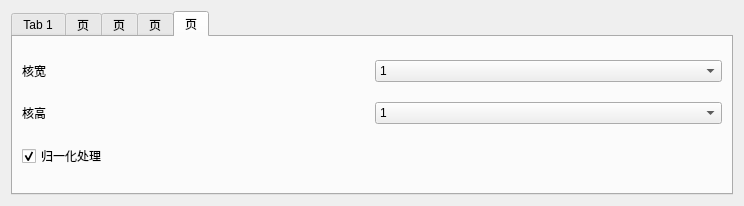
<?xml version="1.0" encoding="UTF-8"?>
<ui version="4.0">
 <class>FilterForm</class>
 <widget class="QWidget" name="FilterForm">
  <property name="geometry">
   <rect>
    <x>0</x>
    <y>0</y>
    <width>744</width>
    <height>206</height>
   </rect>
  </property>
  <property name="windowTitle">
   <string>Form</string>
  </property>
  <layout class="QGridLayout" name="gridLayout">
   <item row="0" column="0">
    <widget class="QTabWidget" name="tabWidget">
     <property name="toolTip">
      <string>&lt;html&gt;&lt;head/&gt;&lt;body&gt;&lt;p&gt;工具提示&lt;/p&gt;&lt;/body&gt;&lt;/html&gt;</string>
     </property>
     <property name="currentIndex">
      <number>4</number>
     </property>
     <widget class="QWidget" name="blur">
      <attribute name="title">
       <string>Tab 1</string>
      </attribute>
      <layout class="QGridLayout" name="gridLayout_2">
       <item row="0" column="2" colspan="2">
        <widget class="QComboBox" name="comboBox_weight">
         <item>
          <property name="text">
           <string>1</string>
          </property>
         </item>
         <item>
          <property name="text">
           <string>3</string>
          </property>
         </item>
         <item>
          <property name="text">
           <string>5</string>
          </property>
         </item>
         <item>
          <property name="text">
           <string>7</string>
          </property>
         </item>
         <item>
          <property name="text">
           <string>9</string>
          </property>
         </item>
         <item>
          <property name="text">
           <string>11</string>
          </property>
         </item>
         <item>
          <property name="text">
           <string>13</string>
          </property>
         </item>
         <item>
          <property name="text">
           <string>15</string>
          </property>
         </item>
        </widget>
       </item>
       <item row="1" column="0" colspan="2">
        <widget class="QLabel" name="label_2">
         <property name="text">
          <string>核高</string>
         </property>
        </widget>
       </item>
       <item row="0" column="0" colspan="2">
        <widget class="QLabel" name="label">
         <property name="text">
          <string>核宽</string>
         </property>
        </widget>
       </item>
       <item row="1" column="2" colspan="2">
        <widget class="QComboBox" name="comboBox_height">
         <item>
          <property name="text">
           <string>1</string>
          </property>
         </item>
         <item>
          <property name="text">
           <string>3</string>
          </property>
         </item>
         <item>
          <property name="text">
           <string>5</string>
          </property>
         </item>
         <item>
          <property name="text">
           <string>7</string>
          </property>
         </item>
         <item>
          <property name="text">
           <string>9</string>
          </property>
         </item>
         <item>
          <property name="text">
           <string>11</string>
          </property>
         </item>
         <item>
          <property name="text">
           <string>13</string>
          </property>
         </item>
         <item>
          <property name="text">
           <string>15</string>
          </property>
         </item>
        </widget>
       </item>
      </layout>
     </widget>
     <widget class="QWidget" name="GaussianBlur">
      <attribute name="title">
       <string>页</string>
      </attribute>
      <layout class="QGridLayout" name="gridLayout_3">
       <item row="0" column="1">
        <widget class="QComboBox" name="comboBox_weight_GaussianBlur">
         <item>
          <property name="text">
           <string>1</string>
          </property>
         </item>
         <item>
          <property name="text">
           <string>3</string>
          </property>
         </item>
         <item>
          <property name="text">
           <string>5</string>
          </property>
         </item>
         <item>
          <property name="text">
           <string>7</string>
          </property>
         </item>
         <item>
          <property name="text">
           <string>9</string>
          </property>
         </item>
         <item>
          <property name="text">
           <string>11</string>
          </property>
         </item>
         <item>
          <property name="text">
           <string>13</string>
          </property>
         </item>
         <item>
          <property name="text">
           <string>15</string>
          </property>
         </item>
        </widget>
       </item>
       <item row="2" column="0">
        <widget class="QLabel" name="label_9">
         <property name="text">
          <string>Sigma X</string>
         </property>
        </widget>
       </item>
       <item row="3" column="1">
        <widget class="QDoubleSpinBox" name="doubleSpinBox_2"/>
       </item>
       <item row="1" column="0">
        <widget class="QLabel" name="label_4">
         <property name="text">
          <string>核高</string>
         </property>
        </widget>
       </item>
       <item row="2" column="1">
        <widget class="QDoubleSpinBox" name="doubleSpinBox">
         <property name="value">
          <double>1.000000000000000</double>
         </property>
        </widget>
       </item>
       <item row="0" column="0">
        <widget class="QLabel" name="label_3">
         <property name="text">
          <string>核宽</string>
         </property>
        </widget>
       </item>
       <item row="1" column="1">
        <widget class="QComboBox" name="comboBox_height_GaussianBlur">
         <item>
          <property name="text">
           <string>1</string>
          </property>
         </item>
         <item>
          <property name="text">
           <string>3</string>
          </property>
         </item>
         <item>
          <property name="text">
           <string>5</string>
          </property>
         </item>
         <item>
          <property name="text">
           <string>7</string>
          </property>
         </item>
         <item>
          <property name="text">
           <string>9</string>
          </property>
         </item>
         <item>
          <property name="text">
           <string>11</string>
          </property>
         </item>
         <item>
          <property name="text">
           <string>13</string>
          </property>
         </item>
         <item>
          <property name="text">
           <string>15</string>
          </property>
         </item>
        </widget>
       </item>
       <item row="3" column="0">
        <widget class="QLabel" name="label_10">
         <property name="text">
          <string>Sigma Y</string>
         </property>
        </widget>
       </item>
       <item row="4" column="0">
        <widget class="QLabel" name="label_11">
         <property name="text">
          <string>Border Type</string>
         </property>
        </widget>
       </item>
       <item row="4" column="1">
        <widget class="QComboBox" name="comboBox">
         <item>
          <property name="text">
           <string>BORDER_REFLECT101</string>
          </property>
         </item>
         <item>
          <property name="text">
           <string>BORDER_ISOLATED</string>
          </property>
         </item>
         <item>
          <property name="text">
           <string>BORDER_CONSTANT</string>
          </property>
         </item>
         <item>
          <property name="text">
           <string>BORDER_REPLICATE</string>
          </property>
         </item>
         <item>
          <property name="text">
           <string>BORDER_REFLECT</string>
          </property>
         </item>
         <item>
          <property name="text">
           <string>BORDER_WRAP</string>
          </property>
         </item>
         <item>
          <property name="text">
           <string>BORDER_REFLECT_101</string>
          </property>
         </item>
         <item>
          <property name="text">
           <string>BORDER_TRANSPARENT</string>
          </property>
         </item>
        </widget>
       </item>
      </layout>
     </widget>
     <widget class="QWidget" name="medianBlur">
      <attribute name="title">
       <string>页</string>
      </attribute>
      <layout class="QGridLayout" name="gridLayout_4">
       <item row="0" column="0">
        <widget class="QLabel" name="label_5">
         <property name="text">
          <string>核: 宽x高</string>
         </property>
        </widget>
       </item>
       <item row="0" column="1">
        <widget class="QComboBox" name="comboBox_wh_medianBlur">
         <item>
          <property name="text">
           <string>1</string>
          </property>
         </item>
         <item>
          <property name="text">
           <string>3</string>
          </property>
         </item>
         <item>
          <property name="text">
           <string>5</string>
          </property>
         </item>
         <item>
          <property name="text">
           <string>7</string>
          </property>
         </item>
         <item>
          <property name="text">
           <string>9</string>
          </property>
         </item>
         <item>
          <property name="text">
           <string>11</string>
          </property>
         </item>
         <item>
          <property name="text">
           <string>13</string>
          </property>
         </item>
         <item>
          <property name="text">
           <string>15</string>
          </property>
         </item>
        </widget>
       </item>
      </layout>
     </widget>
     <widget class="QWidget" name="bilateralFilter">
      <attribute name="title">
       <string>页</string>
      </attribute>
      <layout class="QGridLayout" name="gridLayout_5">
       <item row="3" column="0">
        <widget class="QLabel" name="label_7">
         <property name="text">
          <string>sigmaColor ：颜色距离标准差(0~254)</string>
         </property>
        </widget>
       </item>
       <item row="4" column="0">
        <widget class="QLabel" name="label_8">
         <property name="text">
          <string>sigmaSpace : 空间范围标准差(3~200)</string>
         </property>
        </widget>
       </item>
       <item row="4" column="1">
        <widget class="QSlider" name="horizontalSlider_space">
         <property name="orientation">
          <enum>Qt::Horizontal</enum>
         </property>
        </widget>
       </item>
       <item row="3" column="1">
        <widget class="QSlider" name="horizontalSlider_color">
         <property name="orientation">
          <enum>Qt::Horizontal</enum>
         </property>
        </widget>
       </item>
       <item row="2" column="0">
        <widget class="QLabel" name="label_6">
         <property name="text">
          <string>d=? 有啥用</string>
         </property>
        </widget>
       </item>
       <item row="2" column="1">
        <widget class="QPushButton" name="pushButton_bilateralFilter">
         <property name="text">
          <string>确定</string>
         </property>
        </widget>
       </item>
      </layout>
     </widget>
     <widget class="QWidget" name="tab_boxFilter">
      <attribute name="title">
       <string>页</string>
      </attribute>
      <layout class="QGridLayout" name="gridLayout_6">
       <item row="1" column="1">
        <widget class="QComboBox" name="comboBox_height_boxFilter">
         <item>
          <property name="text">
           <string>1</string>
          </property>
         </item>
         <item>
          <property name="text">
           <string>3</string>
          </property>
         </item>
         <item>
          <property name="text">
           <string>5</string>
          </property>
         </item>
         <item>
          <property name="text">
           <string>7</string>
          </property>
         </item>
         <item>
          <property name="text">
           <string>9</string>
          </property>
         </item>
         <item>
          <property name="text">
           <string>11</string>
          </property>
         </item>
         <item>
          <property name="text">
           <string>13</string>
          </property>
         </item>
         <item>
          <property name="text">
           <string>15</string>
          </property>
         </item>
        </widget>
       </item>
       <item row="0" column="1">
        <widget class="QComboBox" name="comboBox_weight_boxFilter">
         <item>
          <property name="text">
           <string>1</string>
          </property>
         </item>
         <item>
          <property name="text">
           <string>3</string>
          </property>
         </item>
         <item>
          <property name="text">
           <string>5</string>
          </property>
         </item>
         <item>
          <property name="text">
           <string>7</string>
          </property>
         </item>
         <item>
          <property name="text">
           <string>9</string>
          </property>
         </item>
         <item>
          <property name="text">
           <string>11</string>
          </property>
         </item>
         <item>
          <property name="text">
           <string>13</string>
          </property>
         </item>
         <item>
          <property name="text">
           <string>15</string>
          </property>
         </item>
        </widget>
       </item>
       <item row="1" column="0">
        <widget class="QLabel" name="label_13">
         <property name="text">
          <string>核高</string>
         </property>
        </widget>
       </item>
       <item row="0" column="0">
        <widget class="QLabel" name="label_12">
         <property name="text">
          <string>核宽</string>
         </property>
        </widget>
       </item>
       <item row="2" column="0" colspan="2">
        <widget class="QCheckBox" name="checkBox_boxFilter">
         <property name="text">
          <string>归一化处理</string>
         </property>
         <property name="checked">
          <bool>true</bool>
         </property>
        </widget>
       </item>
      </layout>
     </widget>
    </widget>
   </item>
  </layout>
 </widget>
 <resources/>
 <connections/>
</ui>
